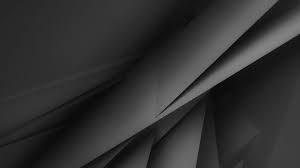
#> input picture w1.jpeg, 300 x 168 px
$ python poe18.py
#> lines starting #> are read from the running program, lines starting #| are printed output that depends on the picture
import cv2
import numpy as np
import matplotlib.pyplot as plt

# Load the two grayscale images
image1 = cv2.imread('w1.jpeg', cv2.IMREAD_GRAYSCALE)
#> image1 is the input picture: shape (168, 300); min 0, max 139, mean 49.2
image2 = cv2.imread('w2.jpeg', cv2.IMREAD_GRAYSCALE)
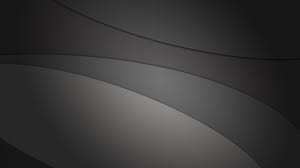
#> input picture w2.jpeg, 300 x 168 px
#> image2: shape (168, 300); min 13, max 151, mean 57.3

# Check if images are loaded successfully
if image1 is None or image2 is None:
    print("Error loading images.")
else:
    # Perform addition of the two images
    addition_result = cv2.add(image1, image2)
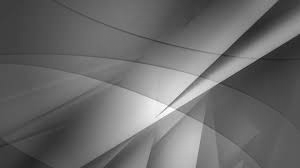
#> addition_result: shape (168, 300); min 29, max 255, mean 106.5

    # Perform subtraction of the two images
    subtraction_result = cv2.subtract(image1, image2)
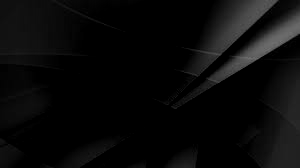
#> subtraction_result: shape (168, 300); min 0, max 116, mean 10

    # Display the results using matplotlib
    plt.figure(figsize=(10, 5))

    plt.subplot(2, 2, 1)
    plt.imshow(image1, cmap='gray')
    plt.title('Image 1')

    plt.subplot(2, 2, 2)
    plt.imshow(image2, cmap='gray')
    plt.title('Image 2')

    plt.subplot(2, 2, 3)
    plt.imshow(addition_result, cmap='gray')
    plt.title('Addition Result')

    plt.subplot(2, 2, 4)
    plt.imshow(subtraction_result, cmap='gray')
    plt.title('Subtraction Result')

    plt.show()
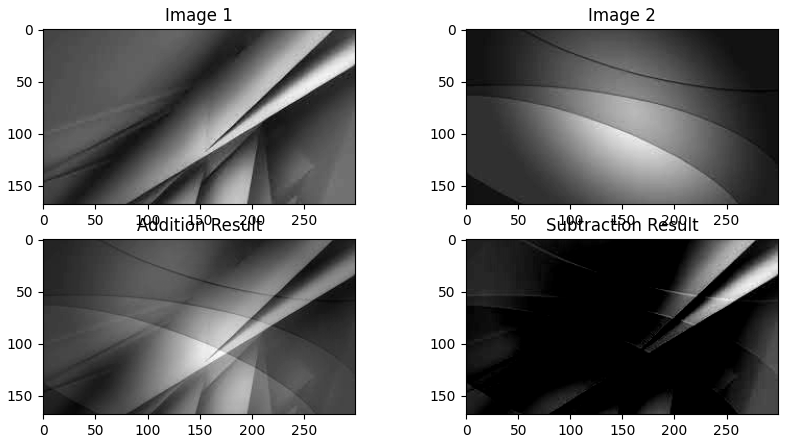
#> figure drawn by matplotlib, 4 panels
